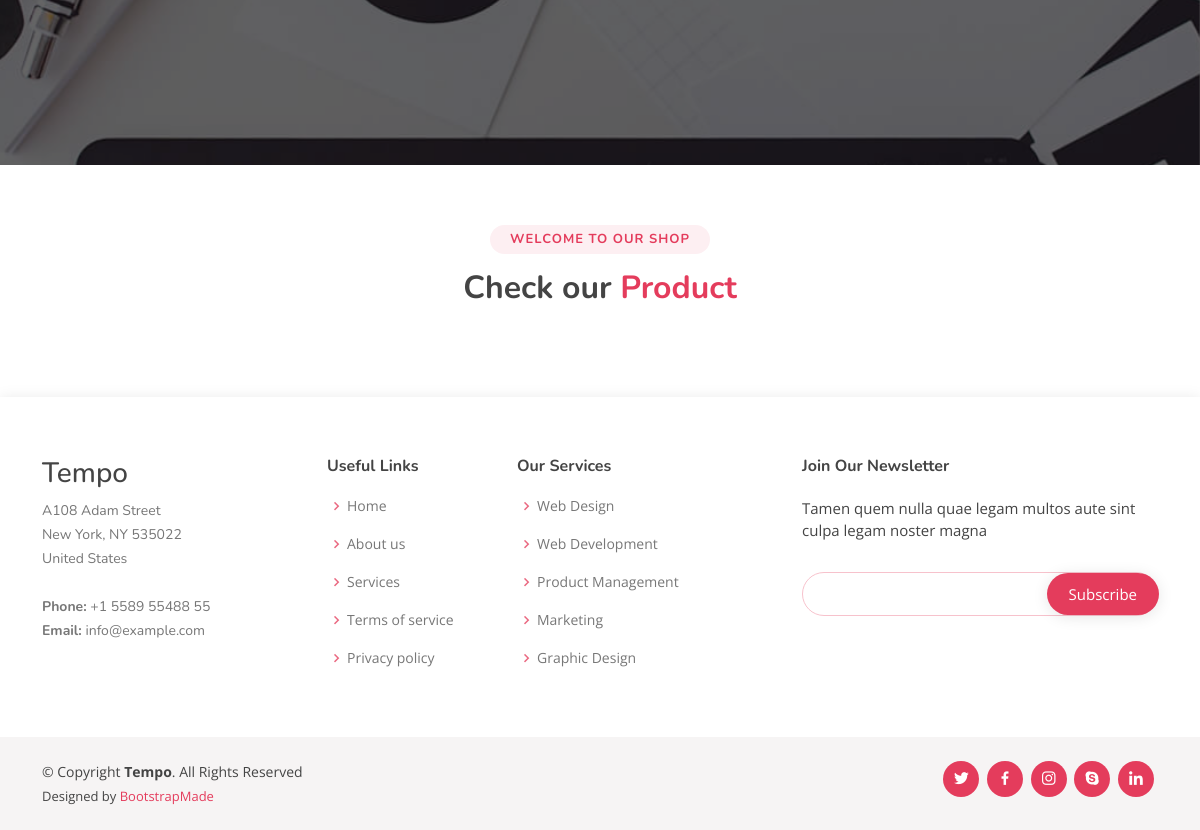
Before: / (lower part) with the older database file.
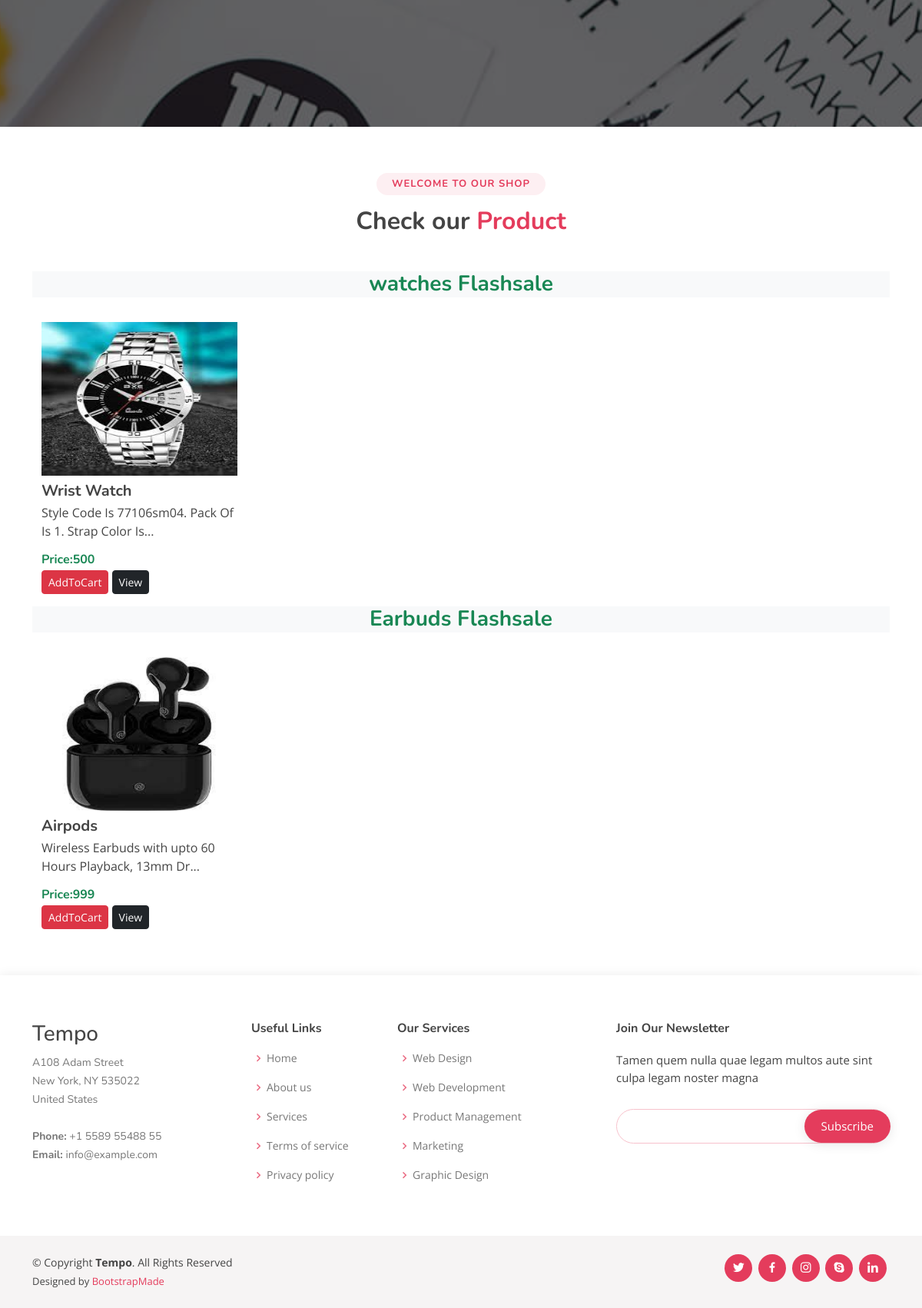
After: the same page with the newer database file.
### ecommerceapp/models.py (models this page shows, shortened)
class Product(models.Model):
    product_id = models.AutoField
    product_name = models.CharField(max_length=100)
    category = models.CharField(max_length=100,default="")
    subcategory = models.CharField(max_length=50,default="")
    price = models.IntegerField(default=0)
    desc = models.CharField(max_length=300)
    image = models.ImageField(upload_to='images/images')

### ecommerceapp/views.py (the view)
# urls.py: path('',views.index,name="index"),
def index(request):
    allProds = []
    catprods = Product.objects.values('category','id')
    cats = {item['category'] for item in catprods}
    for cat in cats:
        prod= Product.objects.filter(category=cat)
        n=len(prod)
        nSlides = n// 4 + ceil((n/4) - (n//4))
        allProds.append([prod, range(1,nSlides), nSlides])
    params= {'allProds':allProds}
    return render(request,"index.html",params)

### templates/index.html (shortened to what this page needs)
{% extends 'base.html' %}
{% block body %}
<section id="portfolio" class="portfolio">
  <div class="container">
    <div class="section-title">
      <h2>Welcome to Our Shop</h2>
      <h3>Check our <span>Product</span></h3>
    </div>
    {% for product, range, nSlides in allProds %}
        <h3 class="my-3 text-center text-success bg-light fw-bold">
          {{product.0.category}} Flashsale
        </h3>
        <div class="container">
          <div class="row">
            {% for i in product %}
                <div class="col-md-3 mt-3">
                  <img
                    src="/media/{{i.image}}"
                    class="card-img-top"
                    alt="not found"
                    height="200px"
                    width="150px"
                  />
                  <div class="card-body">
                    <h5 class="card-title fw-bold mt-2" id="namepr{{i.id}}">
                      {{i.product_name}}
                    </h5>
                    <p class="card-text mt-1">{{i.desc|slice:"0:53"}}...</p>
                    <h6 class="card-title text-success fw-bold">
                      Price:<span id="pricepr{{i.id}}">{{i.price}}</span>
                    </h6>
                    <span id="divpr{{i.id}}" class="divpr">
                      <button id="pr{{i.id}}" class="btn btn-danger btn-sm mt-1">
                        AddToCart
                      </button>
                    </span>
                    <a href="/media/{{i.image}}"
                      ><button class="btn btn-dark btn-sm cart mt-1">View</button></a
                    >
                  </div>
                </div>
            {% endfor %}
          </div>
        </div>
    {% endfor %}
  </div>
</section>
{% endblock body %}

### templates/base.html (shortened to what this page needs)
{% load static %}
<!DOCTYPE html>
<html lang="en">
<head>
  <link href="{% static '/assets/vendor/bootstrap/css/bootstrap.min.css' %}" rel="stylesheet">
  <link href="{% static '/assets/vendor/bootstrap-icons/bootstrap-icons.css' %}" rel="stylesheet">
  <link href="{% static '/assets/vendor/boxicons/css/boxicons.min.css' %}" rel="stylesheet">
  <link href="{% static '/assets/vendor/glightbox/css/glightbox.min.css' %}" rel="stylesheet">
  <link href="{% static '/assets/vendor/remixicon/remixicon.css' %}" rel="stylesheet">
  <link href="{% static '/assets/vendor/swiper/swiper-bundle.min.css' %}" rel="stylesheet">
  <link href="{% static '/assets/css/style.css' %}" rel="stylesheet">
<body>
  <section id="hero">
    <div class="hero-container">
    </div>
  </section>
  <main id="main">
{% block body %}
{% endblock body %}
  </main>
  <footer id="footer">
    <div class="footer-top">
      <div class="container">
        <div class="row">
          <div class="col-lg-3 col-md-6 footer-contact">
            <h3>Tempo</h3>
            <p>
              A108 Adam Street <br>
              New York, NY 535022<br>
              United States <br><br>
              <strong>Phone:</strong> +1 5589 55488 55<br>
              <strong>Email:</strong> info@example.com<br>
            </p>
          </div>
          <div class="col-lg-2 col-md-6 footer-links">
            <h4>Useful Links</h4>
            <ul>
              <li><i class="bx bx-chevron-right"></i> <a href="#">Home</a></li>
              <li><i class="bx bx-chevron-right"></i> <a href="#">About us</a></li>
              <li><i class="bx bx-chevron-right"></i> <a href="#">Services</a></li>
              <li><i class="bx bx-chevron-right"></i> <a href="#">Terms of service</a></li>
              <li><i class="bx bx-chevron-right"></i> <a href="#">Privacy policy</a></li>
            </ul>
          </div>
          <div class="col-lg-3 col-md-6 footer-links">
            <h4>Our Services</h4>
            <ul>
              <li><i class="bx bx-chevron-right"></i> <a href="#">Web Design</a></li>
              <li><i class="bx bx-chevron-right"></i> <a href="#">Web Development</a></li>
              <li><i class="bx bx-chevron-right"></i> <a href="#">Product Management</a></li>
              <li><i class="bx bx-chevron-right"></i> <a href="#">Marketing</a></li>
              <li><i class="bx bx-chevron-right"></i> <a href="#">Graphic Design</a></li>
            </ul>
          </div>
          <div class="col-lg-4 col-md-6 footer-newsletter">
            <h4>Join Our Newsletter</h4>
            <p>Tamen quem nulla quae legam multos aute sint culpa legam noster magna</p>
            <form action="" method="post">
              <input type="email" name="email"><input type="submit" value="Subscribe">
            </form>
          </div>
        </div>
      </div>
    </div>
    <div class="container d-md-flex py-4">
      <div class="me-md-auto text-center text-md-start">
        <div class="copyright">
          &copy; Copyright <strong><span>Tempo</span></strong>. All Rights Reserved
        </div>
        <div class="credits">
          Designed by <a href="https://bootstrapmade.com/">BootstrapMade</a>
        </div>
      </div>
      <div class="social-links text-center text-md-right pt-3 pt-md-0">
        <a href="#" class="twitter"><i class="bx bxl-twitter"></i></a>
        <a href="#" class="facebook"><i class="bx bxl-facebook"></i></a>
        <a href="#" class="instagram"><i class="bx bxl-instagram"></i></a>
        <a href="#" class="google-plus"><i class="bx bxl-skype"></i></a>
        <a href="#" class="linkedin"><i class="bx bxl-linkedin"></i></a>
      </div>
    </div>
  </footer>
</body>
</html>

### static/assets/css/style.css (style rules this page uses)
body { font-family: "Open Sans", sans-serif; color: #444444; }
a { color: #e43c5c; text-decoration: none; }
h1, h2, h3, h4, h5, h6 { font-family: "Nunito", sans-serif; }
#hero { width: 100%; height: 100vh; background: url("../img/hero-bg.jpg") top center; background-size: cover; position: relative; }
#hero:before { content: ""; background: rgba(0, 0, 0, 0.6); position: absolute; bottom: 0; top: 0; left: 0; right: 0; }
#hero .hero-container { position: absolute; bottom: 0; top: 0; left: 0; right: 0; display: flex; justify-content: center; align-items: center; flex-direction: column; text-align: center; padding: 0 15px; }
@media (min-width: 1024px) { #hero { background-attachment: fixed; } }
section { padding: 60px 0; overflow: hidden; }
.section-title { text-align: center; padding-bottom: 30px; }
.section-title h2 { font-size: 13px; letter-spacing: 1px; font-weight: 700; padding: 8px 20px; line-height: 1; margin: 0; background: #fdeff2; color: #e43c5c; display: inline-block; text-transform: uppercase; border-radius: 50px; }
.section-title h3 { margin: 15px 0 0 0; font-size: 32px; font-weight: 700; }
.section-title h3 span { color: #e43c5c; }
#footer { color: #444444; font-size: 14px; background: #f6f4f4; box-shadow: 0px 2px 15px rgba(0, 0, 0, 0.1); }
#footer .footer-top { padding: 60px 0 30px 0; background: #fff; }
#footer .footer-top .footer-contact { margin-bottom: 30px; }
#footer .footer-top .footer-contact p { font-size: 14px; line-height: 24px; margin-bottom: 0; font-family: "Nunito", sans-serif; color: #777777; }
#footer .footer-top h4 { font-size: 16px; font-weight: bold; color: #444444; position: relative; padding-bottom: 12px; }
#footer .footer-top .footer-links { margin-bottom: 30px; }
#footer .footer-top .footer-links ul { list-style: none; padding: 0; margin: 0; }
#footer .footer-top .footer-links ul i { padding-right: 2px; color: #ea6981; font-size: 18px; line-height: 1; }
#footer .footer-top .footer-links ul li { padding: 10px 0; display: flex; align-items: center; }
#footer .footer-top .footer-links ul li:first-child { padding-top: 0; }
#footer .footer-top .footer-links ul a { color: #777777; transition: 0.3s; display: inline-block; line-height: 1; }
#footer .footer-newsletter { font-size: 15px; }
#footer .footer-newsletter h4 { font-size: 16px; font-weight: bold; color: #444444; position: relative; padding-bottom: 12px; }
#footer .footer-newsletter form { margin-top: 30px; background: #fff; padding: 6px 10px; position: relative; border-radius: 50px; text-align: left; border: 1px solid #f7c2cc; }
#footer .footer-newsletter form input[type=email] { border: 0; padding: 4px 8px; width: calc(100% - 100px); }
#footer .footer-newsletter form input[type=submit] { position: absolute; top: 0; right: -2px; bottom: 0; border: 0; background: none; font-size: 15px; padding: 0 22px; background: #e43c5c; color: #fff; transition: 0.3s; border-radius: 50px; box-shadow: 0px 2px 15px rgba(0, 0, 0, 0.1); }
#footer .credits { padding-top: 5px; font-size: 13px; color: #444444; }
#footer .social-links a { font-size: 18px; display: inline-block; background: #e43c5c; color: #fff; line-height: 1; padding: 8px 0; margin-right: 4px; border-radius: 50%; text-align: center; width: 36px; height: 36px; transition: 0.3s; }

Changed rows visible on the page:
added Product: category "watches", image (picture), product_name "Wrist Watch", desc "Style Code Is 77106sm04. Pack Of Is 1. Strap Color Is", price "500"
added Product: category "Earbuds", image (picture), product_name "Airpods", desc "Wireless Earbuds with upto 60 Hours Playback, 13mm Dr", price "999"
Other visible differences:
new list line: "Flashsale"
